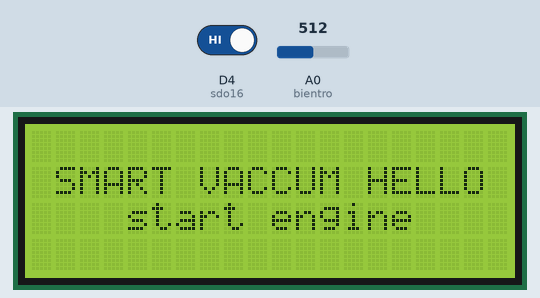
This sketch was run on a simulated ESP8266 (NodeMCU). On the bench: 20×4 character LCD. The test bench sets the inputs (shaded band); at power-on: A0 (bientro) = 512, D4 (sdo16) HIGH. What the sketch prints to the serial monitor is not drawn.

Above: at 0.2 s.
2.9 s: A0 (bientro) set to 716
At 3.2 s:
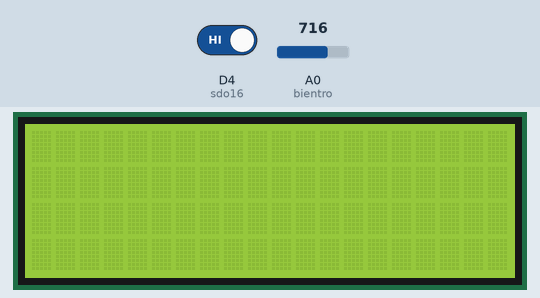
4.4 s: D4 (sdo16) driven LOW
At 5.6 s:
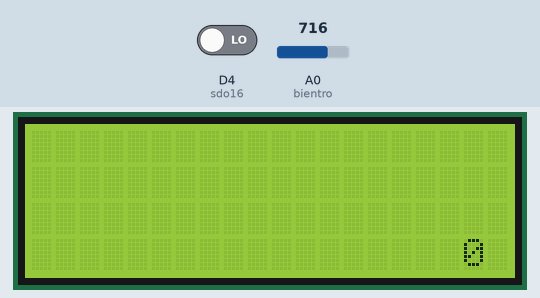
Timing chart, 0 to 4.7 s (numbered marks = the images above; inputs shaded):
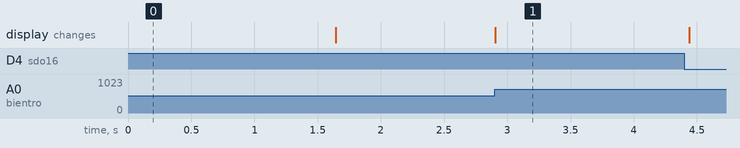

The sketch:

espgiaotieplcd.ino
```cpp
#include <LiquidCrystal_I2C.h>

/*khoi tao lcd, doc ban phim va bien toan cuc
 *
 *
 */
LiquidCrystal_I2C lcd(0x27, 20, 4);

#define scl16 D3
#define sdo16 D4
#define bientro A0

int oldnum = 0, so = 0, olddnum = 0, chon = 0, oldchoo = 0;
const byte kituchuan = 32;

/*cai dat ban dau
 *
 *
 */
void setup() {
  //cai dat cho phim 16
  pinMode(scl16, OUTPUT);
  pinMode(sdo16, INPUT);

  // cai dat cho lcd
  lcd.init();
  lcd.clear();
  lcd.backlight();
  lcd.setCursor(0, 1); // cot, dong
  lcd.print(" SMART VACCUM HELLO ");
  lcd.setCursor(0, 2);
  lcd.print("    start engine");
  delay(1500);
  lcd.clear();

  //tao ki tu
  byte nga[8] = {
    B00000,
    B00000,
    B01000,
    B10101,
    B00010,
    B00000,
    B00000,
    B00000,
  };

  byte xtrai[8] = {
    B00000,
    B10000,
    B01000,
    B00100,
    B00010,
    B00001,
    B00000,
    B00000,
  };

  byte xoa[8] = {
    B00000,
    B00010,
    B00100,
    B01000,
    B11111,
    B01000,
    B00100,
    B00010,
  };

  byte cach[8] = {
    B00000,
    B00000,
    B00000,
    B00000,
    B00000,
    B10001,
    B11111,
    B00000,
  };

  byte trong[8] = {
    B00000,
    B00000,
    B00000,
    B00000,
    B00000,
    B00000,
    B00000,
    B00000,
  };

  lcd.createChar(0,nga);
  lcd.createChar(1, xtrai);
  lcd.createChar(2, xoa);
  lcd.createChar(3, cach);
  lcd.createChar(4, trong);

  Serial.begin(115200);
 }

/* vong lap
 *
 *
 */
void loop() {
  so = getkey();
  chon = choo();

  if (oldnum != so && so != 0){
    xoahang(3);
    lcd.setCursor(18, 3);
    lcd.print(oldnum);
    hienthihuongdan(oldnum);
    if (oldnum != 0) olddnum = oldnum;
    oldnum = so;
  }

  Serial.print(so);

  Serial.print(oldnum);
  Serial.print(" ,");
  Serial.println(olddnum);

  if (oldchoo != chon && oldnum != 15&& oldnum != 16){
    xoao(0, 0);
    lcd.setCursor(0, 0);
    lcou(xlchon(chon, oldnum));
    oldchoo = chon;
  }
}

/*doc phim cam ung
 *
 *
 */
byte getkey(void)
{
  byte cnt;
  byte num = 0;
  for(cnt = 1; cnt < 17; cnt++)
  {
    digitalWrite(scl16, LOW);
    if (digitalRead(sdo16) == 0)
      num = cnt;
    digitalWrite(scl16, HIGH);
  }
  return num;
}

/*lua chon
 *
 *
 */
byte choo(void){
  int value;
  value = map(analogRead(bientro), 1, 1024, 0, 6);
  return value;
}

/*show phim
 *
 *
 */
void hienthihuongdan(int num){
  int pos = 0;
  if (num == 15){
    lcd.setCursor(0, 3);
    lcd.write(byte(2));
  }else if (num == 16){
    lcd.setCursor(0, 3);
    lcd.write(byte(3));
  }else {
    for(int i = kituchuan+(num-1)*7; i < kituchuan+num*7 && num > 0; i ++){
      lcd.setCursor(pos, 3);
      char kt = char(i);
      lcou(kt);
      pos += 2;
    }
  }
}

/*xu ly lua chon
 *
 *
 */
char xlchon(int bt, int num16){
  char kitu;
  kitu = bt + kituchuan+(num16-1)*7;
  return kitu;
}

/*xuat ra lcd
 *
 *
 */
void lcou(char sys){
  if(sys == '~'){
    lcd.write(byte(0));
  }else if(sys == '\\'){
    lcd.write(byte(1));
  }else if(sys == ' '){
    lcd.write(byte(3));
  }else if(int(sys) != 127){
    lcd.print(sys);
  }
 }

/*xoa hang
 *
 *
 */
void xoahang(int hang){
  for(int i = 0; i < 20; i++){
    lcd.setCursor(i, hang);
    lcd.write(byte(4));
  }
}

/*xoa o
 *
 *
 */
void xoao(int cot, int hang){
  lcd.setCursor(cot, hang);
  lcd.write(byte(4));
}
```
